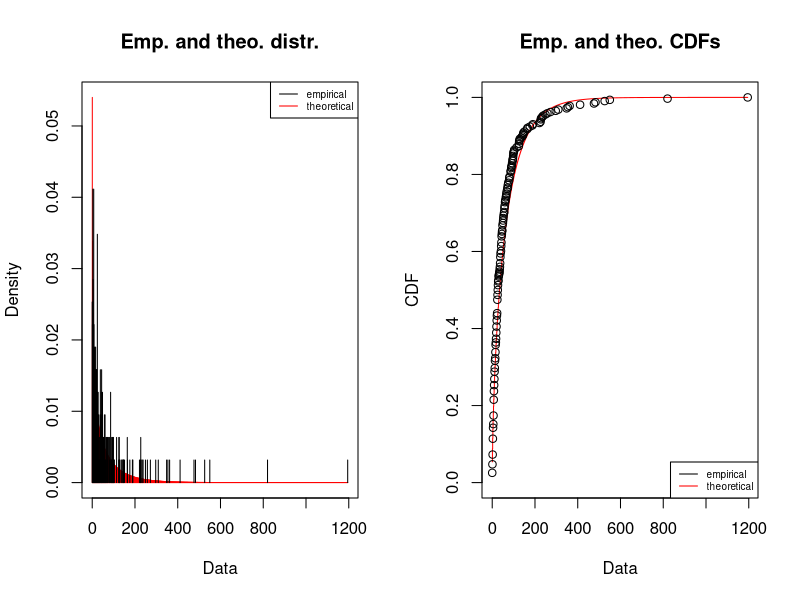

The R source for this figure: (Note: this script raises an error after producing the figure.)
## ---- chunk 1
knitr::opts_chunk$set(echo = TRUE)

library(lubridate)
library(fitdistrplus)
library(lme4)

## ---- chunk 2

scm_climate_df <- read.delim("Dataframes/scm_model.csv", sep = ",")
scm_climate_df$date <- ymd(scm_climate_df$date)
scm_climate_df$record_id <- as.factor(scm_climate_df$record_id)
scm_climate_df

## ---- chunk 3

planting_date <- read.delim("Dataframes/planting_dates.csv", sep = ",")
planting_date <- na.omit(planting_date)
planting_date

## ---- chunk 4

scm_max_df <- read.delim("Dataframes/scm_max_counts.csv", sep = ",")
#scm_practice_df$date <- ymd(scm_climate_df$date)
#scm_practice_df$record_id <- as.factor(scm_climate_df$record_id)
scm_max_df

## ---- chunk 5

scm_500_df <- read.delim("Dataframes/scm_500.csv", sep = ",")
scm_500_df$date <- ymd(scm_500_df$date)
scm_500_df$record_id <- as.factor(scm_500_df$record_id)
scm_500_df$cover_crop <- as.factor(scm_500_df$cover_crop)
scm_500_df$manure <- as.factor(scm_500_df$manure)

scm_500_df

## ---- chunk 6

plot(fitdist(c(na.exclude(scm_climate_df$count)),"nbinom"))

## ---- chunk 7

model <- glmer.nb(count ~ scale(week) + scale(max_temp_f) + scale(min_temp_f) + scale(rain_inches) + (1 | record_id), data = scm_climate_df)
summary(model)

## ---- chunk 8

model <- glmer.nb(count ~ scale(week) + scale(max_temp_f) + scale(min_temp_f) + scale(rain_inches) + scale(ag_prop) + scale(nat_prop) + scale(semi_nat_prop) + (1 | record_id), data = scm_500_df)
summary(model)

## ---- chunk 9

model <- glmer.nb(count ~ scale(week) + planting_relative_week + scale(max_temp_f) + scale(min_temp_f) + scale(rain_inches) + (1 | record_id), data = scm_practice_df)
summary(model)

## ---- chunk 10

plot(scm_practice_df$count, scm_practice_df$planting_relative_week)

## ---- chunk 11

hist(log(scm_max_df$count))

## ---- chunk 12

plot(fitdist(c(na.exclude(scm_max_df$count)),"lnorm"))

## ---- chunk 13

model <- glmer(count ~ scale(week) + planting_relative_week + scale(max_temp_f) + scale(min_temp_f) + scale(rain_inches) + (1 | record_id), family= gaussian(link='log'), data = scm_max_df)
summary(model)

## ---- chunk 14

model <- glmer.nb(count ~ scale(week) + planting_relative_week + scale(max_temp_f) + scale(min_temp_f) + scale(rain_inches) + cover_crop + manure + (1 | record_id), data = scm_practice_df)
summary(model)
